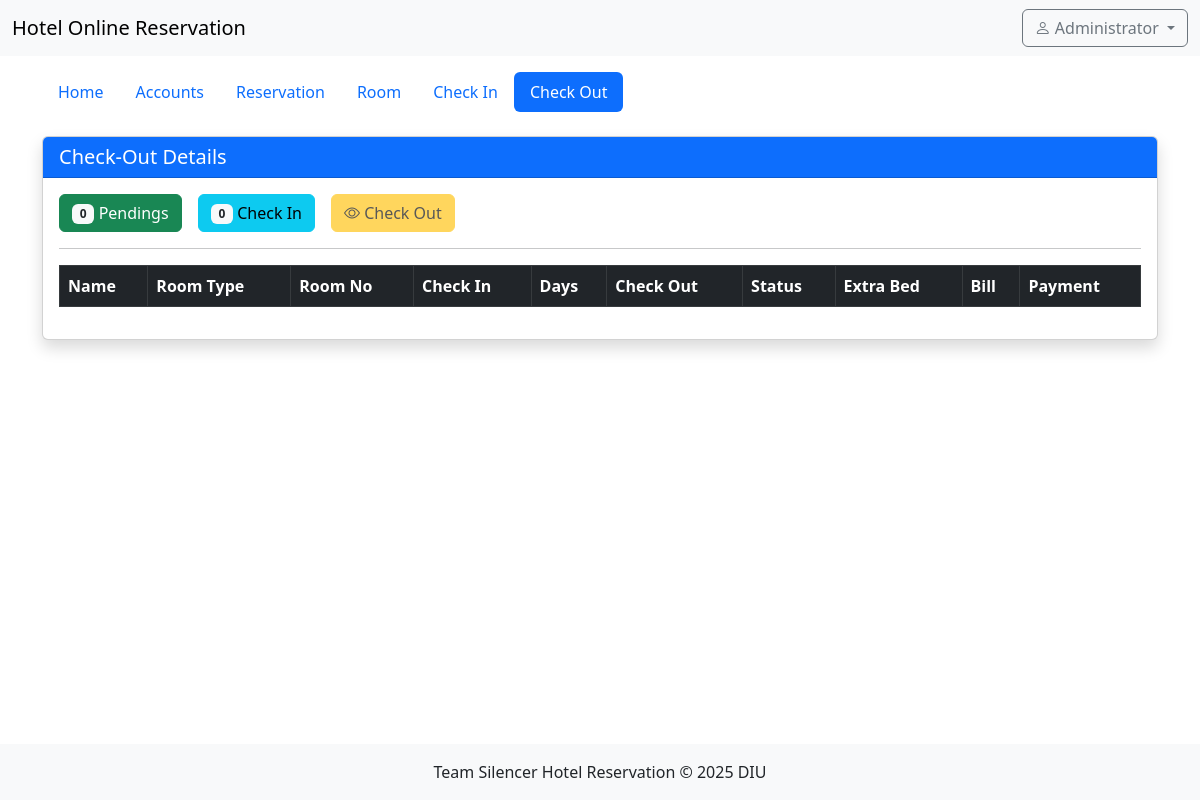
/admin/checkout.php (signed in), run on an earlier commit of the app's database.
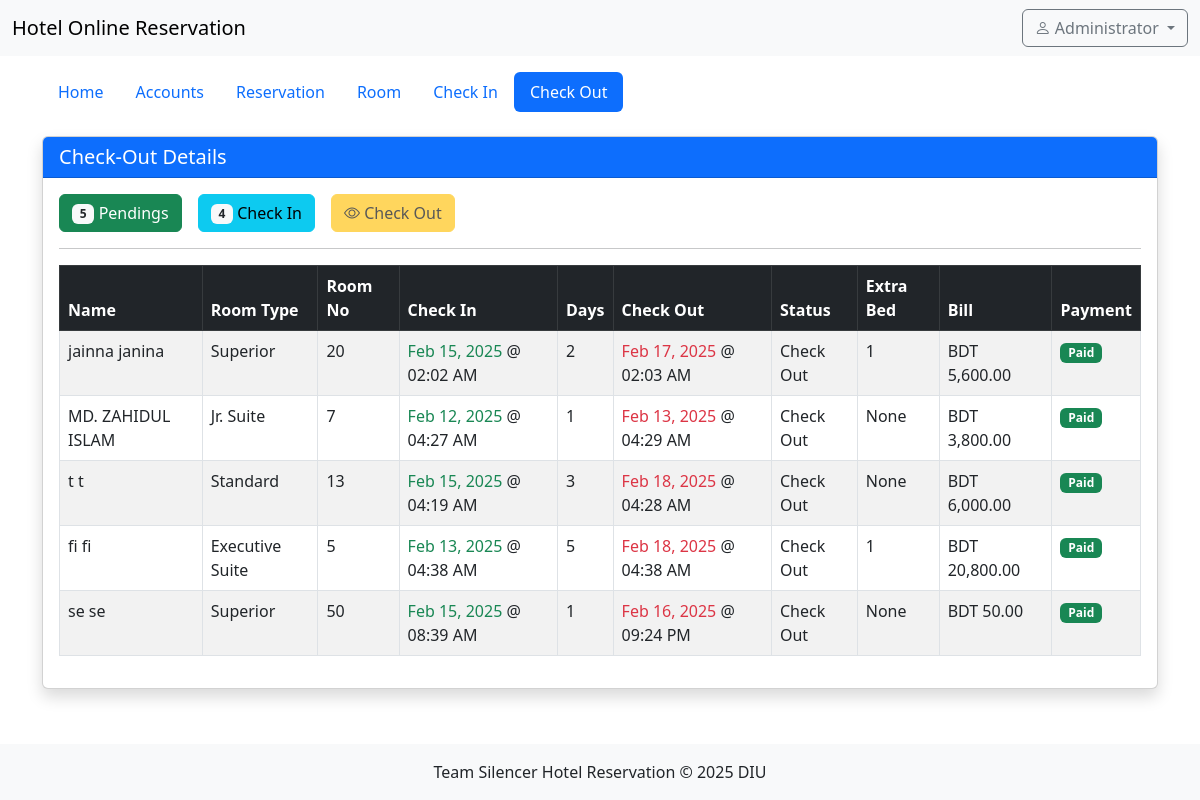
And on a later commit of the database.
### tables this page shows
CREATE TABLE `transaction` (
  `transaction_id` int(11) NOT NULL,
  `guest_id` int(11) NOT NULL,
  `room_id` int(11) NOT NULL,
  `room_no` int(5) NOT NULL,
  `extra_bed` int(11) NOT NULL,
  `status` varchar(20) NOT NULL,
  `days` int(2) NOT NULL,
  `checkin` date NOT NULL,
  `checkin_time` time NOT NULL,
  `checkout` date NOT NULL,
  `checkout_time` time NOT NULL,
  `bill` varchar(10) NOT NULL
);

CREATE TABLE `guest` (
  `guest_id` int(11) NOT NULL,
  `firstname` varchar(50) NOT NULL,
  `middlename` varchar(30) NOT NULL,
  `lastname` varchar(40) NOT NULL,
  `address` varchar(50) NOT NULL,
  `contactno` varchar(13) NOT NULL
);

CREATE TABLE `room` (
  `room_id` int(11) NOT NULL,
  `room_name` varchar(255) NOT NULL,
  `room_type` varchar(50) NOT NULL,
  `price` varchar(11) NOT NULL,
  `photo` varchar(100) NOT NULL
);

### admin/checkout.php (the view, shortened to what the changed rows need)
<!DOCTYPE html>
<?php
    require 'name.php';
?>
<html lang="en">
<head>
    <link href="https://cdn.jsdelivr.net/npm/bootstrap@5.3.0/dist/css/bootstrap.min.css" rel="stylesheet">
    <link rel="stylesheet" href="https://cdn.jsdelivr.net/npm/bootstrap-icons/font/bootstrap-icons.css">
    <link rel="stylesheet" href="https://cdn.datatables.net/1.13.4/css/dataTables.bootstrap5.min.css">
</head>
<body>
<?php
    $q_p = $conn->query("SELECT COUNT(*) as total FROM `transaction` WHERE `status` = 'Pending'") or die(mysqli_error($conn));
    $f_p = $q_p->fetch_array();
    $q_ci = $conn->query("SELECT COUNT(*) as total FROM `transaction` WHERE `status` = 'Check In'") or die(mysqli_error($conn));
    $f_ci = $q_ci->fetch_array();
?>
<div class="container mt-4">
    <div class="card shadow">
        <div class="card-body">
            <div class="d-flex gap-3">
                <a class="btn btn-success" href="reserve.php">
                    <span class="badge bg-light text-dark"><?php echo $f_p['total']?></span> Pendings
                </a>
                <a class="btn btn-info" href="checkin.php">
                    <span class="badge bg-light text-dark"><?php echo $f_ci['total']?></span> Check In
                </a>
            </div>
            <table id="table" class="table table-bordered table-striped">
                <thead class="table-dark">
                    <tr>
                        <th>Name</th>
                        <th>Room Type</th>
                        <th>Room No</th>
                        <th>Check In</th>
                        <th>Days</th>
                        <th>Check Out</th>
                        <th>Status</th>
                        <th>Extra Bed</th>
                        <th>Bill</th>
                        <th>Payment</th>
                    </tr>
                </thead>
                <tbody>
                    <?php
                        $query = $conn->query("SELECT * FROM `transaction`
                            NATURAL JOIN `guest`
                            NATURAL JOIN `room`
                            WHERE `status` = 'Check Out'") or die(mysqli_error($conn));
                        while ($fetch = $query->fetch_array()) {
                    ?>
                    <tr>
                        <td><?php echo htmlspecialchars($fetch['firstname'] . " " . $fetch['lastname']); ?></td>
                        <td><?php echo htmlspecialchars($fetch['room_type']); ?></td>
                        <td><?php echo htmlspecialchars($fetch['room_no']); ?></td>
                        <td>
                            <span class="text-success">
                                <?php echo date("M d, Y", strtotime($fetch['checkin'])); ?>
                            </span> @
                            <span>
                                <?php echo date("h:i A", strtotime($fetch['checkin_time'])); ?>
                            </span>
                        </td>
                        <td><?php echo htmlspecialchars($fetch['days']); ?></td>
                        <td>
                            <span class="text-danger">
                                <?php echo date("M d, Y", strtotime($fetch['checkin']."+".$fetch['days']."DAYS")); ?>
                            </span> @
                            <span>
                                <?php echo date("h:i A", strtotime($fetch['checkout_time'])); ?>
                            </span>
                        </td>
                        <td><?php echo htmlspecialchars($fetch['status']); ?></td>
                        <td><?php echo ($fetch['extra_bed'] == "0") ? "None" : htmlspecialchars($fetch['extra_bed']); ?></td>
                        <td><?php echo "BDT " . number_format($fetch['bill'], 2); ?></td>
                        <td><span class="badge bg-success">Paid</span></td>
                    </tr>
                    <?php } ?>
                </tbody>
            </table>
        </div>
    </div>
</div>
</body>
</html>

What changed in the data, as far as the page shows it:
added transaction: guest.lastname "jainna janina", room.room_type "Superior", room_no "20", checkin "Feb 15, 2025", checkin_time "02:02 AM", days "2", checkin+days "Feb 17, 2025", checkout_time "02:03 AM", status "Check Out", extra_bed "1", bill "5,600.00"
added transaction: guest.lastname "MD. ZAHIDUL ISLAM", room.room_type "Jr. Suite", room_no "7", checkin "Feb 12, 2025", checkin_time "04:27 AM", days "1", checkin+days "Feb 13, 2025", checkout_time "04:29 AM", status "Check Out", extra_bed "None", bill "3,800.00"
added transaction: guest.lastname "t t", room.room_type "Standard", room_no "13", checkin "Feb 15, 2025", checkin_time "04:19 AM", days "3", checkin+days "Feb 18, 2025", checkout_time "04:28 AM", status "Check Out", extra_bed "None", bill "6,000.00"
added transaction: guest.lastname "fi fi", room.room_type "Executive Suite", room_no "5", checkin "Feb 13, 2025", checkin_time "04:38 AM", days "5", checkin+days "Feb 18, 2025", checkout_time "04:38 AM", status "Check Out", extra_bed "1", bill "20,800.00"
added transaction: guest.lastname "se se", room.room_type "Superior", room_no "50", checkin "Feb 15, 2025", checkin_time "08:39 AM", days "1", checkin+days "Feb 16, 2025", checkout_time "09:24 PM", status "Check Out", extra_bed "None", bill "50.00"
Also different on the page:
$f_p['total']: "0" → "5"
$f_ci['total']: "0" → "4"
